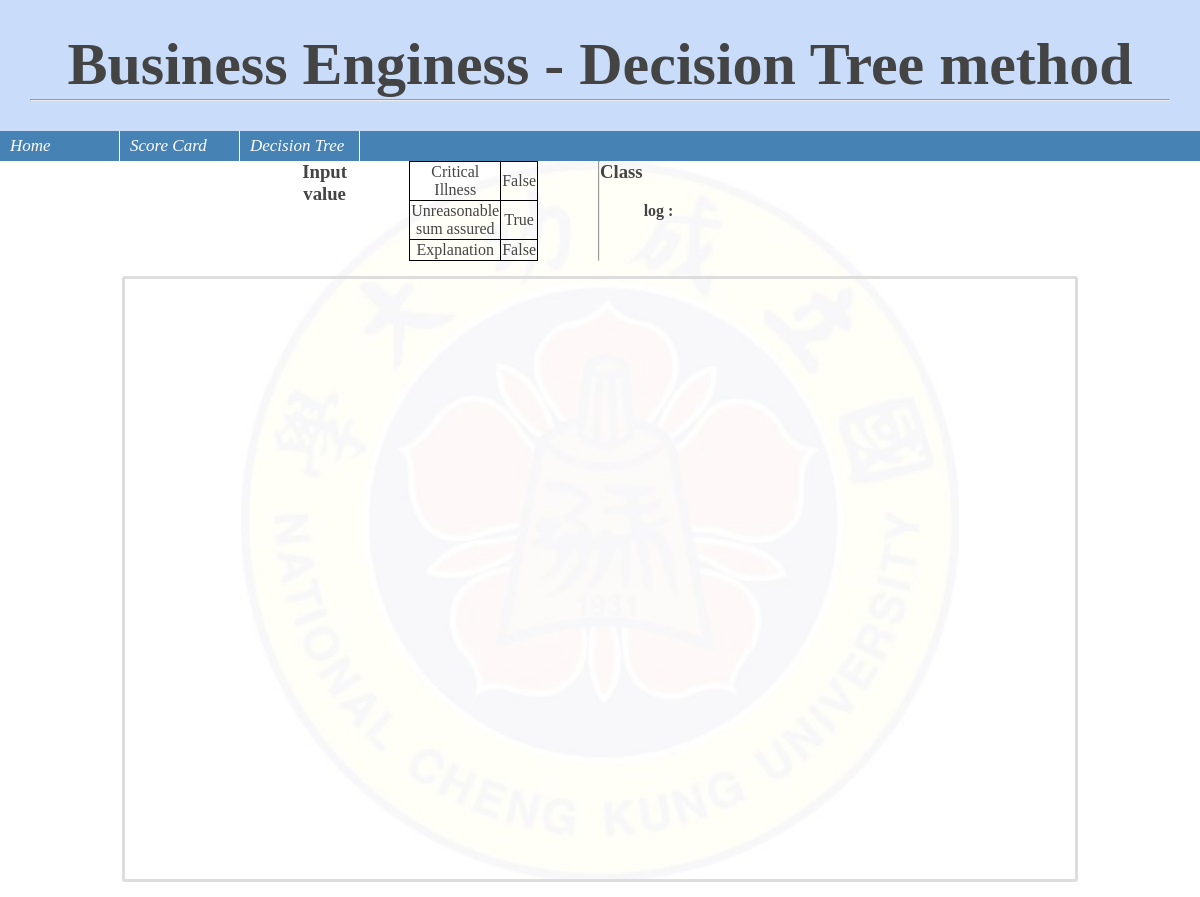
The page /DecisionTree/Case 2/ on the database its author committed.
### system/models.py (models this page shows, shortened)
class VariablePool(models.Model):
    name = models.CharField(
        max_length=40, help_text='Enter name')
    datatype = models.CharField(
        max_length=1,
        choices=static.CATAGORY,
        default='b',
        help_text='Data Type',
    )
    fkey = models.ForeignKey(
        'VariableLibrary', on_delete=models.CASCADE)

### system/views.py (the view)
def DecisionTreeView(request, id):
    def node(var, x):
        return {"self": x, "other": [], "next": {"var": var, "rules": []}}
    def AppendTo(pname, parent):
        rules = DecisionTreePool.objects.filter(
            fkey__name=id, prev=pname).all()
        for x in rules:
            lst = [x.ToReadable() for x in Rule(x.rule).GetRaw()]
            only_rule = [x.rule for x in lst]
            xname = lst[0].name
            xrule = " and ".join(only_rule)
            new_link = node(None, xrule)
            if x.log != "":
                new_link["other"].append(f"印出{x.log}")
            parent["next"]["var"] = xname
            parent["next"]["rules"].append(new_link)
            AppendTo(x, new_link)
    head = node(None, "start")
    AppendTo(None, head)
    varmap = {"1": 1, "3": 65, "4": 1, "5": 0, "6": 1, "7": 0,
              "8": 1, "9": 18, "10": True, "11": True, "12": 20, "13": True, "14": False, "15": True}
    varmap, _ = value_transform(varmap)
    engine = DTEngine.DTE()
    rulelist = []
    def IterateThrough(prev, rnext, rlog):
        rules = DecisionTreePool.objects.filter(
            fkey__name=id, prev=prev).all()
        if(rules.exists()):
            for rule in rules:
                r = Rule(rule.rule)
                lnext = rnext.copy() + [r]
                llog = rlog + rule.log
                IterateThrough(rule, lnext, llog)
        else:
            if len(rnext) > 1:
                m = rnext[0].Copy()
                for x in rnext[1:]:
                    m.Concatenate(x)
                rulelist.append((m, rlog))
            elif len(rnext) == 1:
                rulelist.append((rnext[0], rlog))
    IterateThrough(None, list(), "")
    engine.defrule(rulelist)
    engine.assign(varmap)
    logs = engine.run()
    _, vardata = value_transform(engine.info().varmap)
    SCid = ScoreCardLibrary.objects.all()
    scid_list = {i: rule.name for i, rule in enumerate(SCid)}
    lib = DecisionTreeLibrary.objects.all()
    dtid_list = {i: rule.name for i, rule in enumerate(lib)}
    context = {
        'var_list': vardata,
        'link_list': json.dumps(head, default=vars),
        'log': logs,
        "scid": scid_list,
        "dtid": dtid_list
    }
    return render(request, 'DecisionTree.html', context=context)

### system/InferenceEngine/DTEngine.py (called while the page is built)
    def assign(self, name_value_map):
        if not self.setrule:
            raise NameError('rule must be set before assign variable')
        for x, y in name_value_map.items():
            if x in self.varmap:
                template = self.env.find_template('urule')
                template.assert_fact(name=x, value=y)
                self.varmap |= {x: y}

    def defrule(self, rules):
        self.setrule = True
        for rule, log in rules:
            rstr = f'''
                (defrule Rule{self.rule_ctr}
                (declare (salience {self.salience}))'''
            for x in rule.GetRaw():
                rstr += f'''
                    (urule (name "{x.ID()}")(value ?{x.ID()}))
                    '''
                if x.ID() not in self.varmap:
                    self.varmap |= {x.ID(): None}
                self.typemap |= {x.ID(): x.datatype}
            rstr += f'''
                (test {rule.Prefix()})
                =>
                (record "{log}")
                )
                '''
            self.env.build(rstr)
            self.rule_ctr = self.rule_ctr + 1
            self.salience = self.salience - 1

    def info(self):
        return SimpleNamespace(varmap=self.varmap)

    def run(self) -> float:
        unassign_map = dict()
        value_cast = {'b': lambda: False,
                      'F': lambda: 0.0, 'I': lambda: 0}
        for x, y in self.varmap.items():
            if y is None:
                unassign_map |= {x: value_cast[self.typemap[x]]()}
        self.assign(unassign_map)
        self.env.run()
        return self.log

### system/models.py (called while the page is built)
    def ID(self):
        return f"r{self.variable}"

    def ToReadable(self):
        return SimpleNamespace(name=self.name, rule=f"{static.OPERATOR_DICT[self.operator]} {str(self.value)}")

    def Prefix(self):
        obj = VariablePool.objects.filter(pk=self.variable)
        if obj.exists:
            value_cast = {'b': lambda x: "TRUE" if str(x).lower() not in ("0", "false") else "FALSE",
                          'F': lambda x: float(x), 'I': lambda x: float(x)}
            rvalue = value_cast[self.datatype](self.value)
            OPERATOR_CAST = {
                'b': '>',
                'e': 'eq',
                's': '<',
                'a': '>=',
                'p': '<=',
            }
            return f"({OPERATOR_CAST[self.operator]} ?{self.ID()} {str(rvalue)})"
        else:
            return "miss variable"

    def Add(self, urule):
        self.rlist.append(urule)

### system/templates/DecisionTree.html (shortened to what this page needs)
{% load static %}
<!DOCTYPE html>
<html>
<head>
    <link rel="stylesheet" href="{% static 'treant-js-master/Treant.css' %}" />
    <link rel="stylesheet" href="{% static 'connectors.css' %}" />
    <link rel="stylesheet" href="{% static 'treant-js-master/vendor/perfect-scrollbar/perfect-scrollbar.css' %}" />
    <link rel="stylesheet" href="{% static 'DTexample.css' %}" />
</head>
<body>
    <div class="header">
        <h2>Business Enginess - Decision Tree method</h2>
        <hr/>
    </div>
    <div class="menu-bar">
        <ul>
            <li>
                <a href="{% url 'home' %}">Home</a>
            </li>
            <li>
                <a >Score Card</a>
            </li>
            <li>
                <a >Decision Tree</a>
            </li>
        </ul>
    </div>
    <div class="content" style="background-image: url({% static 'ncku-logo2.jpg' %});background-size:contain ; background-position:center;background-repeat: no-repeat;  ">
        <div class="content left">
            <div class="content left var">
                <h3><b>Input value</b></h3>
                <br/>
                <table>
                    {% for k,v in var_list.items %}
                    <tr>
                        <td>{{k}}</td>
                        <td>{{v}}</td>
                    </tr>
                    {% endfor %}
                </table>
            <hr/>
            </div>
        <div class="content left score">
            <h3><b>Class</b></h3>
            <br/>
            <table style="border: 0px;margin-left: 0%;">
                <tr style="border: 0px;">
                    <td style="border: 0px;"><b>log :</b></td>
                    <td style="border: 0px;">{{log}}</td>
                </tr>
            </table>
        </div>
    </div>
    <div>
        <div class="chart" id="OrganiseChart-big-commpany"></div>
    </div>
</body>
</html>

### system/static/connectors.css (style rules this page uses)
body, div, dl, dt, dd, ul, ol, li, h1, h2, h3, h4, h5, h6, pre, form, fieldset, input, textarea, p, blockquote, th, td { margin: 0; padding: 0; }
body { background: #fff; font-family: "Droid Serif", Georgia, "Times New Roman", Times, serif; color: #444444; }
.chart { height: 600px; width: 950px; margin: 5px; margin: 15px auto; border: 3px solid #ddd; border-radius: 3px; }

### system/static/DTexample.css (style rules this page uses)
.header { background-color: #c9ddfa; padding: 30px; text-align: center; font-size: 40px; height: fit-content; }
div.menu-bar { position: relative; margin: 0; padding: 0; height: 30px; width: 100%; }
div.menu-bar ul { margin: 0; padding: 0; position: absolute; height: 100%; width: 100%; list-style-type: none; background-color: SteelBlue; overflow: visible; }
div.menu-bar ul li { display: block; float: left; height: auto; width: 120px; }
div.menu-bar li>span, div.menu-bar li>a, div.menu-bar li>a:link, div.menu-bar li>a:visited, div.menu-bar li>a:active { display: block; padding: 0 0 0 10px; height: 100%; width: 109px; border-right: 1px #ffffff solid; line-height: 30px; font-family: times, serif; font-size: 17px; font-style: italic; text-decoration: none; background-color: SteelBlue; color: #ffffff; cursor: pointer; }
.content { text-align: center; }
table { overflow-x: auto; border: 2px; margin-left: 20%; margin-right: 20%; width: auto; border-collapse: collapse; border: 1px solid black; }
tr td { border: 1px solid black; padding: 1px; }
.content.left { display: flex; }
.content.left.var { margin-left: 25%; flex: 1; }
.content.left.score { margin-right: 25%; flex: 1; }
hr { margin: 0; }

### rows shown on the page
VariablePool: var_list "Critical Illness"
VariablePool: var_list "Unreasonable sum assured"
VariablePool: var_list "Explanation"

### other values the page prints
{{ v }} "False" "True" "False"
